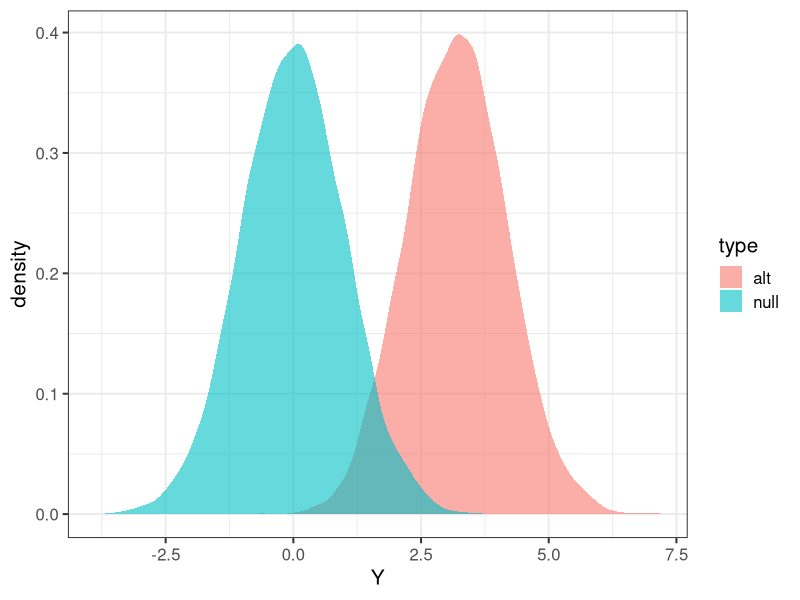

Source code (R):
## ---- chunk 1
library(tidyverse)
## ---- chunk 2

fastlm = function(xx,yy)
{
  ## compute betahat (regression coef) and pvalue with Ftest
  ## for now it does not take covariates

  df1 = 2
  df0 = 1
  ind = !is.na(xx) & !is.na(yy)
  xx = xx[ind]
  yy = yy[ind]
  n = sum(ind)
  xbar = mean(xx)
  ybar = mean(yy)
  xx = xx - xbar
  yy = yy - ybar

  SXX = sum( xx^2 )
  SYY = sum( yy^2 )
  SXY = sum( xx * yy )

  betahat = SXY / SXX

  RSS1 = sum( ( yy - xx * betahat )^2 )
  RSS0 = SYY

  fstat = ( ( RSS0 - RSS1 ) / ( df1 - df0 ) )  / ( RSS1 / ( n - df1 ) )
  pval = 1 - pf(fstat, df1 = ( df1 - df0 ), df2 = ( n - df1 ))
  res = list(betahat = betahat, pval = pval)

  return(res)
}

## ---- chunk 3

nsim = 10000
nsam = 1000
maf = 0.30
r2 = 0.01 ## effect size is calculated as r2 = beta^2 *2*maf*(1-maf)

sig2Y = 1
beta = sqrt( r2 * sig2Y / (2*maf*(1-maf)) )
sig2epsi = sig2Y * (1 - r2)

simpower = function(nsim,nsam,maf,beta)
{
  Xfather = matrix( rbinom(nsam * nsim,1,maf), nsam, nsim )
  Xmother = matrix( rbinom(nsam * nsim,1,maf), nsam, nsim )
  Xboth = Xfather+ Xmother
  Yalt = matrix( rnorm(nsam*nsim), nsam, nsim)*sig2epsi + Xboth * beta
  Ynull = matrix( rnorm(nsam*nsim), nsam, nsim)*sig2Y
  return(list(Yalt=Yalt, Ynull=Ynull, Xmat=Xboth))
}

simp = simpower(nsim,nsam,maf,beta)


## ---- chunk 4

runassoc = function(X,Y)
{
  pvec = rep(NA,ncol(X))
  bvec = rep(NA,ncol(X))
  for(ss in 1:ncol(X))
  {
    fit = fastlm(X[,ss], Y[,ss])
    pvec[ss] = fit$pval  
    bvec[ss] = fit$betahat
  }
  list(pvec=pvec, bvec=bvec)
}

p2z = function(b,p)
{
  ## calculate zscore from p-value and sign of effect size
  sign(b) * abs(qnorm(p/2))
}

calcz = function(X,Y)
{
  tempo = runassoc(X,Y)
  p2z(tempo$bvec,tempo$pvec)
}


## ---- chunk 5

Zalt = calcz(simp$Xmat, simp$Yalt)
Znull = calcz(simp$Xmat, simp$Ynull)

tibble(Y = c(Zalt,Znull), type=c(rep("alt",length(Zalt)),rep("null",length(Znull))) ) %>% ggplot(aes(Y,fill=type)) + geom_density(color=NA,alpha=0.6) + theme_bw(base_size = 15)

## ---- chunk 6

## define significance level

alpha = 0.01

## find threshold for rejection; we want P(Znull > alpha/2) two-sided

threshold = quantile(Znull, 1 - alpha/2)

## calculate proportion of Zalt above threshold

mean(Zalt > threshold)


## ---- chunk 7

## install.packages("pwr")
 library(pwr)
pwr.r.test(n=nsam, r= sqrt(r2), sig.level = alpha)
